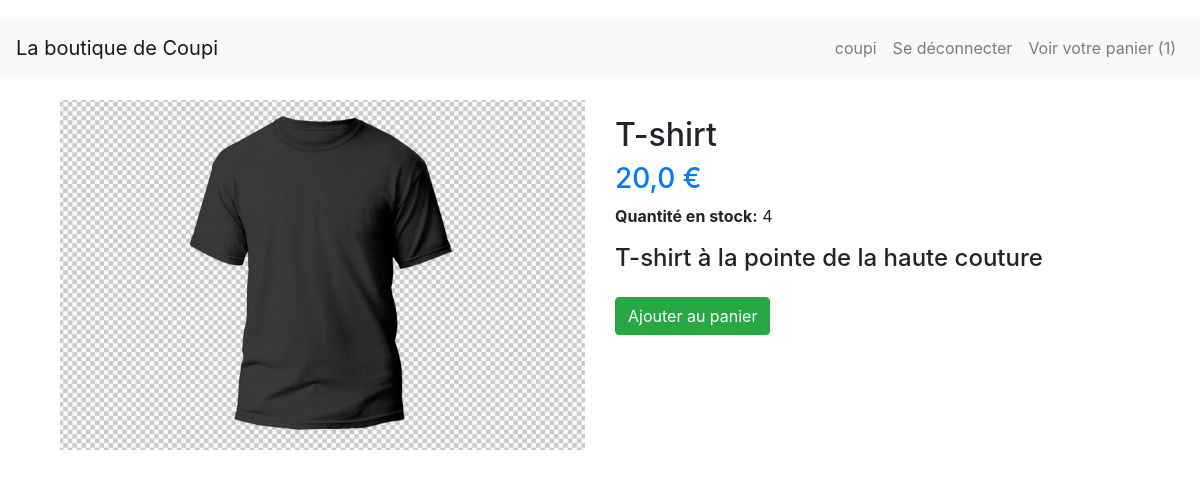
Screenshot of /product/t-shirt/ (signed in) with the database file from the repository.
### accounts/models.py (models this page shows)
class CustomUser(AbstractUser):
    pass

### store/models.py (models this page shows, shortened)
class Cart(models.Model):
    user = models.OneToOneField(AUTH_USER_MODEL, on_delete=models.CASCADE) #Je pouvais aussi faire un ForeignKey en faisant user= models.ForeignKey(unique=True)
    orders = models.ManyToManyField(Order) #plusieurs articles peuvent etre ajoutés au panier

class Product(models.Model):
    name = models.CharField(max_length=100)
    slug = models.SlugField(max_length=100)
    price = models.FloatField(default=0.0)
    qte_stock = models.IntegerField(default=0)
    description = models.TextField(blank=True)
    image = models.ImageField(upload_to='products', blank=True, null=True)

### store/views.py (the view)
# urls.py: path('product/<str:slug>/', product_detail, name="product_detail"),
def product_detail(request,slug):
    product = get_object_or_404(Product, slug=slug)
    return render(request,'detail.html', context={"product": product})

### store/templates/detail.html
{% extends 'base.html' %}
{% block content %}
<div class="container mt-4">
    <div class="row">
        <div class="col-md-6">
            <img src="{{ product.image.url }}" alt="{{ product.name }}" class="img-fluid" style="max-height: 400px; object-fit: cover;">
        </div>
        <div class="col-md-6">
            <h2 class="mt-3">{{ product.name }}</h2>
            <h3 class="text-primary">{{ product.price }} €</h3>
            <p><strong>Quantité en stock:</strong> {{ product.qte_stock }}</p>
            <h4 class="mt-3">{{ product.description }}</h4>
            {% if user.is_authenticated %}
            <p class="mt-4">
                <a href="{% url 'add-to-cart' product.slug %}" class="btn btn-success">Ajouter au panier</a>
            </p>
            {% else %}
            <p class="mt-4">
                <a href="{% url 'login' %}" class="btn btn-primary">Connectez-vous pour ajouter au panier</a>
            </p>
            {% endif %}
        </div>
    </div>
</div>
{% endblock %}

### templates/base.html (shortened to what this page needs)
<!DOCTYPE html>
 <html class="no-js">
<html>
    <head>
        <link href="https://stackpath.bootstrapcdn.com/bootstrap/4.5.2/css/bootstrap.min.css" rel="stylesheet">
    </head>
    <body>
        <nav class="navbar navbar-expand-lg navbar-light bg-light">
            <a class="navbar-brand" href="{% url 'page_acceuil_boutique' %}">La boutique de Coupi</a>
            <div class="collapse navbar-collapse" id="navbarNav">
                <ul class="navbar-nav ml-auto">
                    {% if user.is_authenticated %}
                        <li class="nav-item">
                            <span class="nav-link">{{ user.username }}</span>
                        </li>
                        <li class="nav-item">
                            <a class="nav-link" href="{% url 'logout' %}">Se déconnecter</a>
                        </li>
                    {% endif %}
                    {% if user.cart %}
                        <li class="nav-item">
                            <a class="nav-link" href="{% url 'cart' %}">Voir votre panier ({{ user.cart.orders.count }})</a>
                        </li>
                    {% endif %}
                </ul>
            </div>
        </nav>
        <div class="container">
            {% block content %}
            {% endblock %}
        </div>
    </body>
</html>

### templates/base.html (style rules this page uses)
body { padding-top: 20px; }
.navbar { margin-bottom: 20px; }

### rows the page displays
CustomUser: username "coupi", cart.orders.count "1"
Product: image (picture), name "T-shirt", price "20,0", qte_stock "4", description "T-shirt à la pointe de la haute couture"
